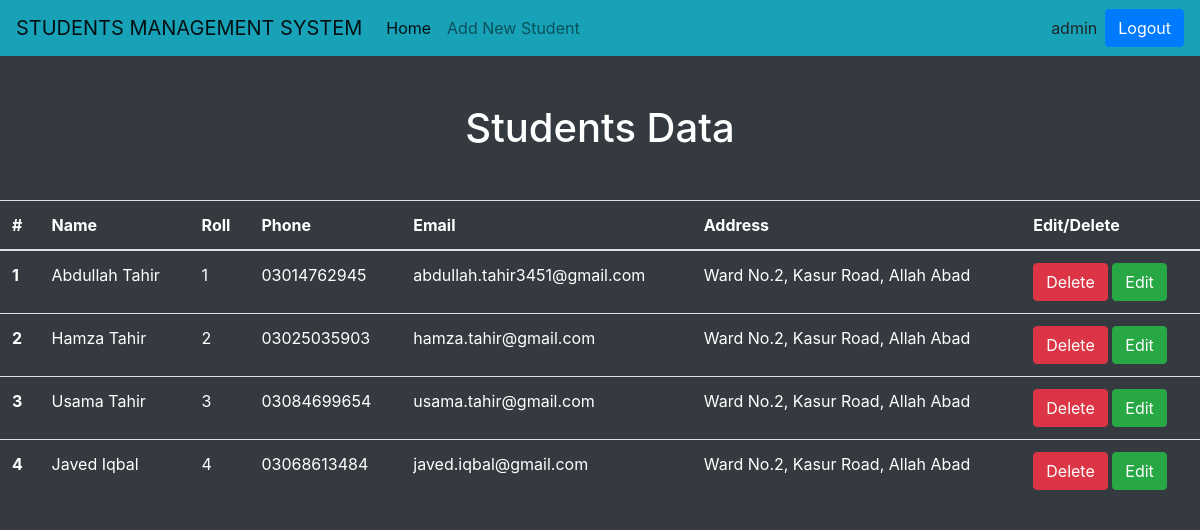
The app's page /home/ (signed in) with its own data.
### base/models.py (models this page shows)
class RegStu(models.Model):
    name = models.CharField(max_length=50)
    roll = models.IntegerField(null=None)
    phone = models.CharField(max_length=14)
    email = models.CharField(max_length=50)
    address = models.CharField(max_length=200)

### base/views.py (the view)
# urls.py: path('home/', views.HomePage, name='home'),
@login_required(login_url='login')
def HomePage(request):
    student_data = RegStu.objects.all()
    context = {'student_data':student_data}
    return render(request, 'base/home.html', context)

### base/templates/base/home.html (shortened to what this page needs)
<!doctype html>
<html lang="en">
  <head>
    <link rel="stylesheet" href="https://cdn.jsdelivr.net/npm/bootstrap@4.0.0/dist/css/bootstrap.min.css">
  </head>
  <body class="bg-dark">
    {% include './navbar.html' %}
    <h1 class="text-center text-white my-5">Students Data</h1>
    <table class="table text-white">
      <thead>
        <tr>
          <th scope="col">#</th>
          <th scope="col">Name</th>
          <th scope="col">Roll</th>
          <th scope="col">Phone</th>
          <th scope="col">Email</th>
          <th scope="col">Address</th>
          <th scope="col">Edit/Delete</th>
        </tr>
      </thead>
      <tbody>
      {% for std in student_data %}
        <tr>
          <th scope="row">{{ forloop.counter }}</th>
          <td>{{ std.name }}</td>
          <td>{{ std.roll }}</td>
          <td>{{ std.phone }}</td>
          <td>{{ std.email }}</td>
          <td>{{ std.address }}</td>
          <td>
            <a href="{% url 'delete_student' std.id %}" class="btn btn-danger md-sm" >Delete</a>
            <a href="{% url 'update_student' std.id %}" class="btn btn-success md-sm" >Edit</a>
          </td>
        </tr>
      {% endfor %}
      </tbody>
    </table>
  </body>
</html>

### base/templates/base/navbar.html (shortened to what this page needs)
<nav class="navbar navbar-expand-lg navbar-light bg-info">
    <a class="navbar-brand" href="{% url 'home' %}">STUDENTS MANAGEMENT SYSTEM</a>
    <div class="collapse navbar-collapse" id="navbarSupportedContent">
      <ul class="navbar-nav mr-auto">
        <li class="nav-item active">
          <a class="nav-link" href="{% url 'home' %}">Home</a>
        </li>
        <li class="nav-item">
          <a class="nav-link" href="{% url 'add_student' %}">Add New Student</a>
        </li>
    </div>
    <span class="mx-2 ml-10">{{user.username}}</span>
    <a href="{% url 'logout' %}" class="btn btn-primary ml-10">Logout</a>
  </nav>

### records on screen
RegStu: name "Abdullah Tahir", roll "1", phone "03014762945", email "abdullah.tahir3451@gmail.com", address "Ward No.2, Kasur Road, Allah Abad"
RegStu: name "Hamza Tahir", roll "2", phone "03025035903", email "hamza.tahir@gmail.com", address "Ward No.2, Kasur Road, Allah Abad"
RegStu: name "Usama Tahir", roll "3", phone "03084699654", email "usama.tahir@gmail.com", address "Ward No.2, Kasur Road, Allah Abad"
RegStu: name "Javed Iqbal", roll "4", phone "03068613484", email "javed.iqbal@gmail.com", address "Ward No.2, Kasur Road, Allah Abad"

### other values on screen
{{ user.username }} "admin"
